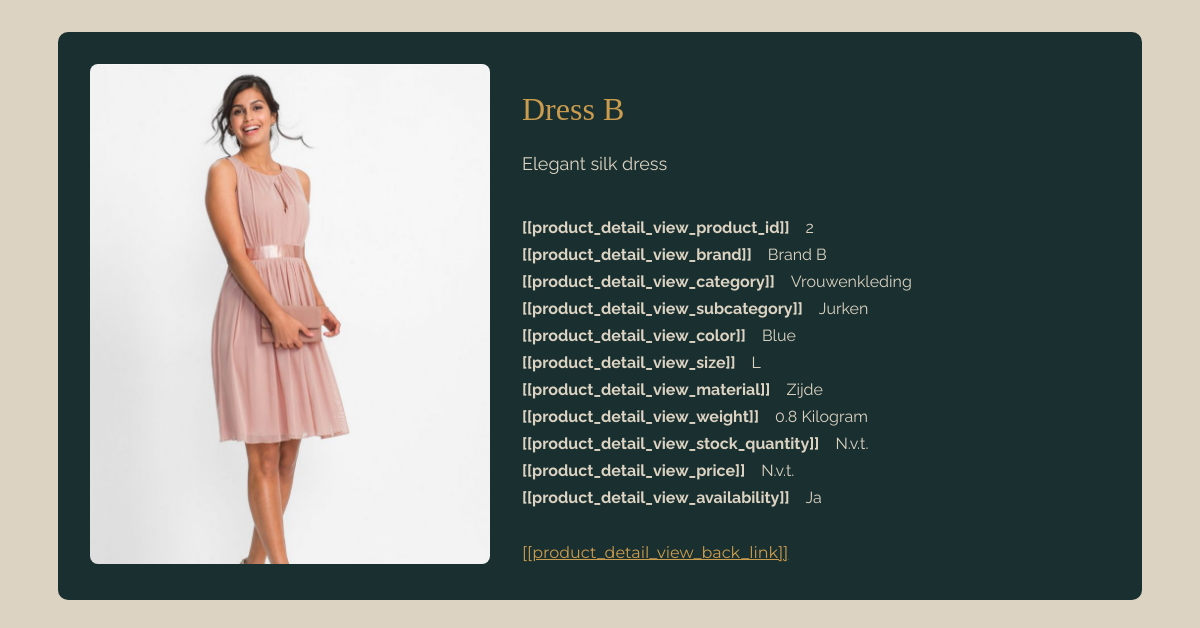
/product.php?id=2, run on the app's committed database.
### tables this page shows
CREATE TABLE
    `Articles` (
        `ArticleID` INT NOT NULL AUTO_INCREMENT PRIMARY KEY,
        `Name` VARCHAR(50),
        `Size` VARCHAR(10),
        `Weight` FLOAT,
        `WeightUnit` ENUM ('Gram', 'Kilogram'),
        `Color` VARCHAR(20),
        `Description` TEXT,
        `Image` BLOB,
        `Category` ENUM ('Accessoires', 'Mannenkleding', 'Vrouwenkleding'),
        `SubCategory` ENUM (
            'Jurken',
            'T-Shirts',
            'Broeken',
            'Jassen',
            'Schoenen'
        ),
        `Material` ENUM (
            'Acryl',
            'Zijde',
            'Jute',
            'Katoen',
            'Linnen',
            'Spandex'
        ),
        `Brand` VARCHAR(50) NOT NULL,
        `Availability` BOOLEAN DEFAULT FALSE
    );

### public_html/product.php (called while the page is built, shortened)
<?php
require_once __DIR__ . '/Lang/translator.php';
$translator = init_translator();
$data = require_once __DIR__ . '/../project_root/Controllers/product_detail_controller.php';
extract($data);
require_once __DIR__ . '/views/product_detail_view.php';

### project_root/Controllers/product_detail_controller.php (called while the page is built, shortened)
<?php
require_once __DIR__ . '/../repositories/ArticlesRepository.php';
$db = new Database();
$pdo = $db->getConnection();
$articlesRepo = new ArticlesRepository($pdo);
$id = (int) ($_GET['id'] ?? 0);
$artikel = $articlesRepo->findById($id);
$categorieClass = strtolower(str_replace(' ', '-', $artikel->getArticleCategory()));
return [
    'artikel' => $artikel,
    'categorieClass' => $categorieClass
];

### project_root/repositories/ArticlesRepository.php (called while the page is built, shortened)
<?php
require_once __DIR__ . '/../Models/Articles.php';
class ArticlesRepository
{
    private $pdo;
    public function __construct(PDO $pdo)
    {
        $this->pdo = $pdo;
    }
    public function findById(int $id): ?Articles
    {
        $stmt = $this->pdo->prepare("SELECT * FROM articles WHERE ArticleID = :id");
        $stmt->execute(['id' => $id]);
        $row = $stmt->fetch(PDO::FETCH_ASSOC);
        if ($row) {
            return new Articles(
                $row['ArticleID'],
                $row['Name'],
                $row['Size'],
                (float) $row['Weight'],
                $row['WeightUnit'],
                $row['Color'],
                $row['Description'],
                $row['Image'],
                $row['Category'],
                $row['SubCategory'],
                $row['Material'],
                $row['Brand'],
                (bool) $row['Availability']
            );
        }
        return null;
    }
}

### project_root/Models/Articles.php (called while the page is built, shortened)
<?php
class Articles
{
    private int $articleID;
    private string $articleName;
    private string $size;
    private float $weight;
    private string $weightUnit;
    private string $color;
    private string $articleDescription;
    private ?string $articleImagePath;
    private string $articleCategory;
    private string $articleSubCategory;
    private string $articleMaterial;
    private string $articleBrand;
    private bool $articleAvailability;
    public function __construct(int $articleID, string $articleName, string $size, float $weight, string $weightUnit, string $color, string $articleDescription, ?string $articleImagePath, string $articleCategory, string $articleSubCategory, string $articleMaterial, string $articleBrand, bool $articleAvailability, $crudModel = null)
    {
        $this->articleID = $articleID;
        $this->articleName = $articleName;
        $this->size = $size;
        $this->weight = $weight;
        $this->weightUnit = $weightUnit;
        $this->color = $color;
        $this->articleDescription = $articleDescription;
        $this->articleImagePath = $articleImagePath;
        $this->articleCategory = $articleCategory;
        $this->articleSubCategory = $articleSubCategory;
        $this->articleMaterial = $articleMaterial;
        $this->articleBrand = $articleBrand;
        $this->articleAvailability = $articleAvailability;
    }
    public function getImageUrl(): string
    {
            return 'Images/productImages/' . $this->articleID . '.jpg';
    }
    public function imageExists(): bool {
    $serverPath = __DIR__ . '/../../public_html/Images/productImages/' . $this->articleID . '.jpg';
    return file_exists($serverPath);
    }
    public function createAssociativeArray(){
        $articlesArray = array(
            'ArticleID' => $this->articleID,
            'Name' => $this->articleName,
            'Size' => $this->size,
            'Weight' => $this->weight,
            'WeightUnit' => $this->weightUnit,
            'Color' => $this->color,
            'Description' => $this->articleDescription,
            'Image' => $this->articleImagePath,
            'Category' => $this->articleCategory,
            'SubCategory' => $this->articleSubCategory,
            'Material' => $this->articleMaterial,
            'Brand' => $this->articleBrand,
            'Availability' => $this->articleAvailability
        );
        return $articlesArray;
    }
    public function getArticleID() { return $this->articleID; }
    public function getArticleName() { return $this->articleName; }
    public function getWeight() { return $this->weight; }
    public function getWeightUnit() { return $this->weightUnit; }
    public function getColor() { return $this->color; }
    public function getSize() { return $this->size; }
    public function getArticleDescription() { return $this->articleDescription; }
    public function getArticleCategory() { return $this->articleCategory; }
    public function getArticleSubCategory() { return $this->articleSubCategory; }
    public function getArticleMaterial() { return $this->articleMaterial; }
    public function getArticleBrand() { return $this->articleBrand; }
    public function getArticleAvailability() { return $this->articleAvailability; }
}
?>

### project_root/Helpers/ViewHelper.php (called while the page is built, shortened)
<?php
class ViewHelper
{
    public static function e($value): string
    {
        return htmlspecialchars((string)$value, ENT_QUOTES, 'UTF-8');
    }
    public static function eWithBreaks($value): string
    {
        return nl2br(self::e($value));
    }
}

### public_html/Lang/translator.php (called while the page is built, shortened)
<?php
class Translator
{
    public $translations = [];
    public function __construct($lang = 'nl')
    {
        $file = __DIR__ . "/$lang.php";
        if (file_exists($file)) {
            $this->translations = include $file;
        } else {
            die("Language file not found: $file");
        }
    }
    public function get(string $key): string
    {
        return $this->translations[$key] ?? "[[$key]]";
    }
}
function init_translator()
{
    $lang = $_SESSION['lang'] ?? 'nl';
    return new Translator($lang);
}

### public_html/views/product_detail_view.php (the view, shortened to what this page needs)
<?php
require_once __DIR__ . '/../../project_root/Helpers/ViewHelper.php';
?>
<!DOCTYPE html>
<html lang="nl">
<head>
   <link rel="stylesheet" href="css/styles.css">
   <link rel="stylesheet" href="css/product.css">
</head>
<body>
<main>
    <div class="product-detail-container <?= $categorieClass; ?>">
    <div class="product-detail-layout">
        <div class="product-detail-image">
            <?php if ($artikel->imageExists()): ?>
                <img src="<?= $artikel->getImageUrl(); ?>" alt="Afbeelding van <?= htmlspecialchars($artikel->getArticleName()); ?>">
            <?php else: ?>
                <img src="Images/placeholder.jpg" alt="Geen afbeelding beschikbaar">
            <?php endif; ?>
        </div>
        <div class="product-detail-info">
            <h2><?= viewHelper::e($artikel->getArticleName()); ?></h2>
            <p class="product-description">
                <?= ViewHelper::eWithBreaks($artikel->getArticleDescription()); ?>
            </p>
        <ul class="product-attributes">
            <li><div class="attr-label"><?= $translator->get('product_detail_view_product_id')?></div><div class="attr-value"><?= ViewHelper::e($artikel->getArticleID()); ?></div></li>
            <li><div class="attr-label"><?= $translator->get('product_detail_view_brand')?></div><div class="attr-value"><?= ViewHelper::e($artikel->getArticleBrand()); ?></div></li>
            <li><div class="attr-label"><?= $translator->get('product_detail_view_category')?></div><div class="attr-value"><?= ViewHelper::e($artikel->getArticleCategory()); ?></div></li>
            <li><div class="attr-label"><?= $translator->get('product_detail_view_subcategory')?></div><div class="attr-value"><?= ViewHelper::e($artikel->getArticleSubCategory()); ?></div></li>
            <li><div class="attr-label"><?= $translator->get('product_detail_view_color')?></div><div class="attr-value"><?= ViewHelper::e($artikel->getColor()); ?></div></li>
            <li><div class="attr-label"><?= $translator->get('product_detail_view_size')?></div><div class="attr-value"><?= ViewHelper::e($artikel->getSize()); ?></div></li>
            <li><div class="attr-label"><?= $translator->get('product_detail_view_material')?></div><div class="attr-value"><?= ViewHelper::e($artikel->getArticleMaterial()); ?></div></li>
            <li><div class="attr-label"><?= $translator->get('product_detail_view_weight')?></div><div class="attr-value"><?= ViewHelper::e($artikel->getWeight()) . ' ' . ViewHelper::e($artikel->getWeightUnit()); ?></div></li>
            <li><div class="attr-label"><?= $translator->get('product_detail_view_stock_quantity')?></div><div class="attr-value"><?= method_exists($artikel, 'getQuantityOfStock') ? ViewHelper::e($artikel->getQuantityOfStock()) : 'N.v.t.'; ?></div></li>
            <li><div class="attr-label"><?= $translator->get('product_detail_view_price')?></div><div class="attr-value"><?= method_exists($artikel, 'getPrice') ? '€' . number_format($artikel->getPrice(), 2, ',', '.') : 'N.v.t.'; ?></div></li>
            <li><div class="attr-label"><?= $translator->get('product_detail_view_availability')?></div><div class="attr-value"><?= $artikel->getArticleAvailability() ? 'Ja' : 'Nee'; ?></div></li>
        </ul>
        <a href="productpagina.php" class="back-link"><?= $translator->get('product_detail_view_back_link') ?></a>
        </div>
    </div>
</main>
</body>
</html>

### public_html/css/styles.css (style rules this page uses)
body { margin: auto; background-color: #142227; }
h2 { font-family: "Playfair Display", serif; color: #cc9c4e; font-weight: normal; font-size: 60px; }
p { font-family: "Raleway", sans-serif; color: #dcd3c2; font-size: 20px; font-weight: 400; line-height: 2em; }

### public_html/css/product.css (style rules this page uses)
body { margin: auto; background-color: #dcd3c2; }
.product-detail-container { width: 85%; margin: 2rem auto; padding: 2rem; background-color: #1a3030; border-radius: 10px; }
.product-detail-layout { display: flex; flex-wrap: wrap; gap: 2rem; }
.product-detail-image img { max-width: 400px; width: 100%; border-radius: 8px; }
.product-detail-info { flex: 1; }
.product-detail-info h2 { font-family: "Playfair Display", serif; color: #cc9c4e; font-size: 32px; margin-bottom: 1rem; }
.product-description { font-family: "Raleway", sans-serif; font-size: 18px; color: #dcd3c2; margin-bottom: 2rem; }
.back-link { display: inline-block; margin-top: 2rem; color: #cc9c4e; font-family: "Montserrat", sans-serif; }
.product-attributes { list-style: none; padding: 0; margin: 0; }
.product-attributes li { display: flex; padding: 4px 0; font-family: "Raleway", sans-serif; gap: 1rem; align-items: flex-start; }
.attr-label { flex: 0 0 150px; font-weight: bold; color: #dcd3c2; }
.attr-value { flex: 1; color: #dcd3c2; }

### data on the page
articles: Name "Dress B", Description "Elegant silk dress", ArticleID "2", Brand "Brand B", Category "Vrouwenkleding", SubCategory "Jurken", Color "Blue", Size "L", Material "Zijde", Weight "0.8", WeightUnit "Kilogram"

### other printed values
$translator->get('product_detail_view_product_id') "[[product_detail_view_product_id]]"
$translator->get('product_detail_view_brand') "[[product_detail_view_brand]]"
$translator->get('product_detail_view_category') "[[product_detail_view_category]]"
$translator->get('product_detail_view_subcategory') "[[product_detail_view_subcategory]]"
$translator->get('product_detail_view_color') "[[product_detail_view_color]]"
$translator->get('product_detail_view_size') "[[product_detail_view_size]]"
$translator->get('product_detail_view_material') "[[product_detail_view_material]]"
$translator->get('product_detail_view_weight') "[[product_detail_view_weight]]"
$translator->get('product_detail_view_stock_quantity') "[[product_detail_view_stock_quantity]]"
$translator->get('product_detail_view_price') "[[product_detail_view_price]]"
$translator->get('product_detail_view_availability') "[[product_detail_view_availability]]"
$translator->get('product_detail_view_back_link') "[[product_detail_view_back_link]]"
